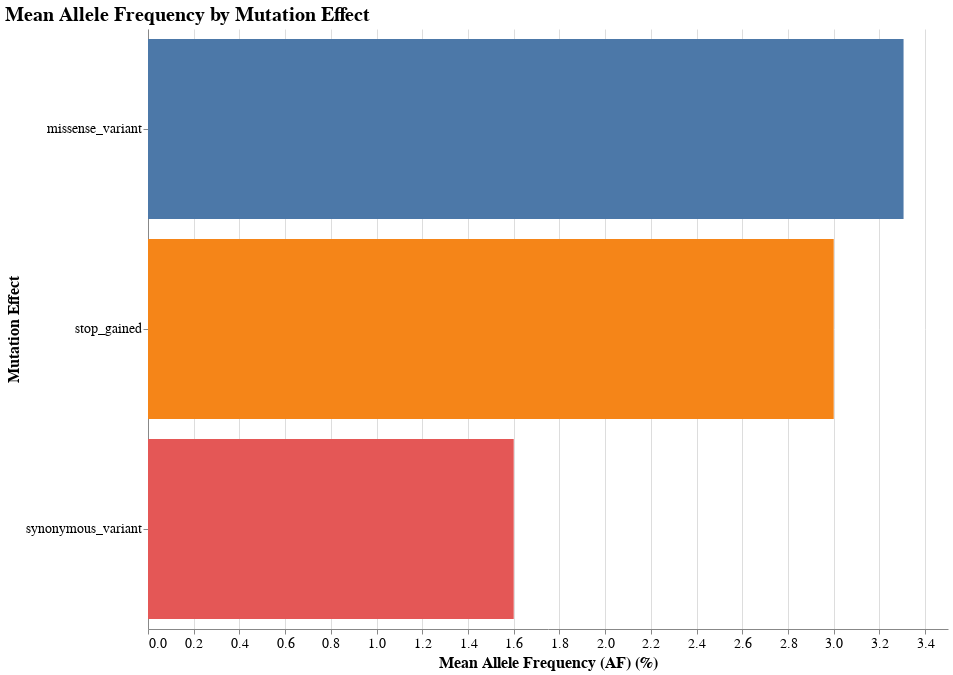

The code cell stored with this chart in its notebook:
### Code cell
# make plot - convert AF to percent 
effect_means['AF'] = effect_means['AF'] * 100
gene_means['AF'] = gene_means['AF'] * 100

# make plot - mean AF by mutation effect 
effect_chart = alt.Chart(effect_means).mark_bar().encode(
    x=alt.X('AF:Q', title='Mean Allele Frequency (AF) (%)', axis=alt.Axis(grid=True)),
    y=alt.Y('EFFECT:N', sort='-x', title='Mutation Effect'),
    color=alt.Color('EFFECT:N', legend=None)
).properties(
    title='Mean Allele Frequency by Mutation Effect',
    width=800,
    height=600
).configure_axis(
    labelFontSize=14,
    titleFontSize=16,
    labelFont='Arial',
    titleFont='Arial'
).configure_title(
    fontSize=20,
    font='Arial',
    anchor='start',
    fontWeight='bold'
).configure_view(
    strokeOpacity=0
)

# make plot - mean AF by gene 
gene_chart = alt.Chart(gene_means).mark_bar().encode(
    x=alt.X('AF:Q', title='Mean Allele Frequency (AF) (%)', axis=alt.Axis(grid=True)),
    y=alt.Y('GENE:N', sort='-x', title='Gene'),
    color=alt.Color('GENE:N', legend=None)
).properties(
    title='Mean Allele Frequency by Gene',
    width=800,
    height=600
).configure_axis(
    labelFontSize=14,
    titleFontSize=16,
    labelFont='Arial',
    titleFont='Arial'
).configure_title(
    fontSize=20,
    font='Arial',
    anchor='start',
    fontWeight='bold'
).configure_view(
    strokeOpacity=0
)


effect_chart.display()
gene_chart.display()

### Figure 1 — Vega-Lite specification as saved in the notebook (floating-point values rounded to 4 significant figures)
{"$schema": "https://vega.github.io/schema/vega-lite/v5.17.0.json", "config": {"axis": {"labelFont": "Arial", "labelFontSize": 14, "titleFont": "Arial", "titleFontSize": 16}, "title": {"anchor": "start", "font": "Arial", "fontSize": 20, "fontWeight": "bold"}, "view": {"continuousHeight": 300, "continuousWidth": 300, "strokeOpacity": 0}}, "data": {"name": "data-220e7909fe65b0b603e24dc81f7382b9"}, "datasets": {"data-220e7909fe65b0b603e24dc81f7382b9": [{"AF": 3.306, "EFFECT": "missense_variant"}, {"AF": 3, "EFFECT": "stop_gained"}, {"AF": 1.6, "EFFECT": "synonymous_variant"}]}, "encoding": {"color": {"field": "EFFECT", "legend": null, "type": "nominal"}, "x": {"axis": {"grid": true}, "field": "AF", "title": "Mean Allele Frequency (AF) (%)", "type": "quantitative"}, "y": {"field": "EFFECT", "sort": "-x", "title": "Mutation Effect", "type": "nominal"}}, "height": 600, "mark": {"type": "bar"}, "title": "Mean Allele Frequency by Mutation Effect", "width": 800}
